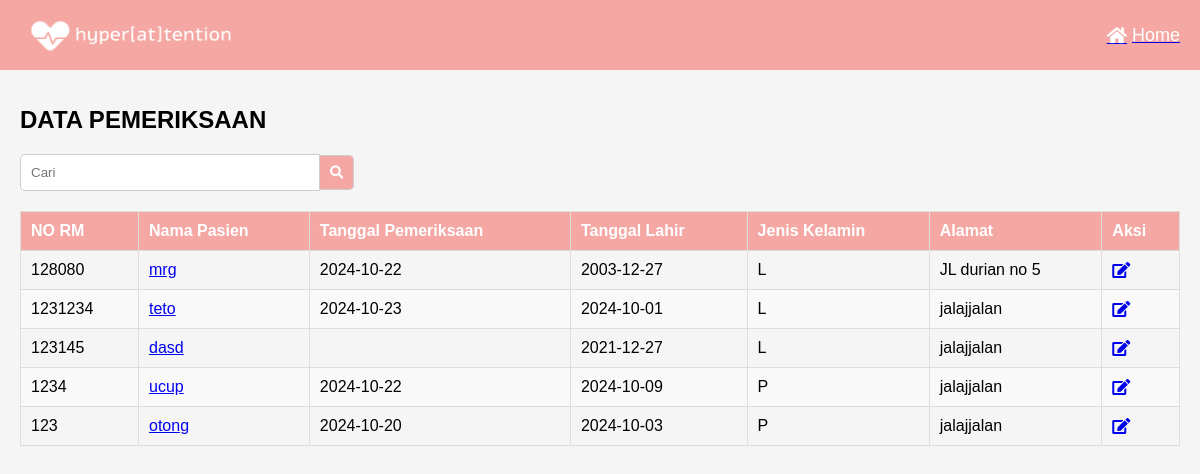
The app's page /pemeriksaan2.php with its own data.
### tables this page shows
CREATE TABLE `datapasien` (
  `nama` varchar(100) NOT NULL,
  `nik` varchar(100) NOT NULL,
  `id_user` int NOT NULL,
  `jeniskelamin` varchar(25) NOT NULL,
  `tanggallahir` date NOT NULL,
  `alamat` varchar(100) NOT NULL,
  `email` text NOT NULL,
  `norm` int NOT NULL
);

### fetch_data_coba.php (called while the page is built)
<?php
require_once 'koneksi.php';
$sql =
  "SELECT
    dp.*,
    p.tanggal_pemeriksaan
FROM
    datapasien dp
LEFT JOIN
    (SELECT norm, MAX(tanggal_pemeriksaan) AS tanggal_pemeriksaan
    FROM pemeriksaan
    GROUP BY norm) p
ON dp.norm = p.norm
ORDER BY
    dp.id_user DESC";
$result = $conn->query($sql);
if ($result->num_rows > 0) {
  $data = array();
  while ($row = $result->fetch_assoc()) {
    $data[] = $row;
  }
} else {
  echo "No data found";
}

### pemeriksaan2.php (the view, shortened to what this page needs)
<?php require_once 'fetch_data_coba.php'; ?>
<html>
<head>
  <link rel="stylesheet" href="https://cdnjs.cloudflare.com/ajax/libs/font-awesome/5.15.3/css/all.min.css">
  <link rel="stylesheet" href="pemeriksaan2.css">
</head>
<body>
  <div class="header">
    <div class="title">
      <a href="main.html">
        <img alt="Logo" height="60px" src="Screenshot_2024-09-02_152828-removebg-preview.png" />
      </a>
    </div>
    <a href="main.html">
      <div class="home">
        <i class="fas fa-home"></i>
        <span>Home</span>
      </div>
    </a>
  </div>
  <div class="container">
    <h1>DATA PEMERIKSAAN</h1>
    <div class="search-container">
      <input type="text" placeholder="Cari">
      <button><i class="fas fa-search"></i></button>
    </div>
    <table>
      <thead>
        <tr>
          <th>NO RM</th>
          <th>Nama Pasien</th>
          <th>Tanggal Pemeriksaan</th>
          <th>Tanggal Lahir</th>
          <th>Jenis Kelamin</th>
          <th>Alamat</th>
          <th>Aksi</th>
        </tr>
      </thead>
      <tbody>
        <?php foreach ($data as $row) { ?>
          <tr>
            <td><?php echo $row['norm']; ?></td>
            <td><a href="pemeriksaan3.php?norm=<?php echo $row['norm']; ?>"><?php echo $row['nama']; ?></a></td>
            <td><?php echo $row['tanggal_pemeriksaan']; ?></td>
            <td><?php echo $row['tanggallahir']; ?></td>
            <td><?php echo $row['jeniskelamin']; ?></td>
            <td><?php echo $row['alamat']; ?></td>
            <td><a href="pemeriksaan.php?kode=<?php echo $row['norm']; ?>"><i class="fas fa-edit"></i></a></td>
          </tr>
        <?php } ?>
      </tbody>
    </table>
  </div>
</body>
</html>

### pemeriksaan2.css (style rules this page uses)
body { font-family: Arial, sans-serif; margin: 0; padding: 0; background-color: #f5f5f5; }
.header { background-color: #f4a7a3; padding: 10px 20px; display: flex; justify-content: space-between; align-items: center; }
.header img { height: 50px; }
.header .title { font-size: 24px; color: white; display: flex; align-items: center; }
.header .home { font-size: 18px; color: white; display: flex; align-items: center; }
.header .home i { margin-right: 5px; }
.container { padding: 20px; }
.container h1 { font-size: 24px; margin-bottom: 20px; }
.search-container { display: flex; align-items: center; margin-bottom: 20px; }
.search-container input { width: 300px; padding: 10px; border: 1px solid #ccc; border-radius: 5px 0 0 5px; outline: none; }
.search-container button { padding: 10px; border: 1px solid #ccc; border-left: none; background-color: #f4a7a3; color: white; border-radius: 0 5px 5px 0; cursor: pointer; }
table { width: 100%; border-collapse: collapse; margin-top: 20px; }
table, th, td { border: 1px solid #ddd; }
th, td { padding: 10px; text-align: left; }
th { background-color: #f4a7a3; color: white; }
tr:nth-child(even) { background-color: #f9f9f9; }

### records on screen
datapasien: norm "128080", nama "mrg", tanggal_pemeriksaan "2024-10-22", tanggallahir "2003-12-27", jeniskelamin "L", alamat "JL durian no 5"
datapasien: norm "1231234", nama "teto", tanggal_pemeriksaan "2024-10-23", tanggallahir "2024-10-01", jeniskelamin "L", alamat "jalajjalan"
datapasien: norm "123145", nama "dasd", tanggallahir "2021-12-27", jeniskelamin "L", alamat "jalajjalan"
datapasien: norm "1234", nama "ucup", tanggal_pemeriksaan "2024-10-22", tanggallahir "2024-10-09", jeniskelamin "P", alamat "jalajjalan"
datapasien: norm "123", nama "otong", tanggal_pemeriksaan "2024-10-20", tanggallahir "2024-10-03", jeniskelamin "P", alamat "jalajjalan"
